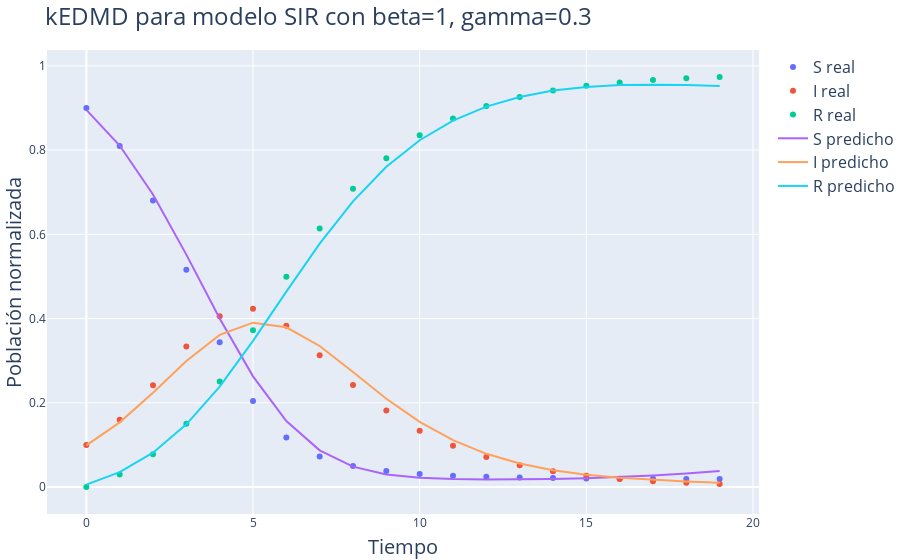

Here is the notebook cell this chart was saved with:
### Code cell
# Gráfico para los primeros parámetros
fig = go.Figure()

fig.add_trace(go.Scatter(x=np.arange(iters), y=x1[:,0], name='S real', mode='markers'))
fig.add_trace(go.Scatter(x=np.arange(iters), y=x1[:,1], name='I real', mode='markers'))
fig.add_trace(go.Scatter(x=np.arange(iters), y=x1[:,2], name='R real', mode='markers'))

fig.add_trace(go.Scatter(x=np.arange(iters), y=x_koop1[:,0], name='S predicho'))
fig.add_trace(go.Scatter(x=np.arange(iters), y=x_koop1[:,1], name='I predicho'))
fig.add_trace(go.Scatter(x=np.arange(iters), y=x_koop1[:,2], name='R predicho'))

# Colocar titulo
fig.update_layout(
    title=f"kEDMD para modelo SIR con beta={beta1}, gamma={gamma1}",
    xaxis_title="Tiempo",
    yaxis_title="Población normalizada",
    margin=dict(l=0, r=0, t=50, b=0)
    )

fig.write_image(img_path+"SIR1.pdf")
fig.show()

### Figure 1 — Plotly figure (JSON) as saved in the notebook; plotly's stock layout.template omitted (floating-point values rounded to 4 significant figures)
{"data": [{"mode": "markers", "name": "S real", "type": "scatter", "x": [0, 1, 2, 3, 4, 5, 6, 7, 8, 9, 10, 11, 12, 13, 14, 15, 16, 17, 18, 19], "y": [0.9, 0.81, 0.6804, 0.516, 0.3439, 0.2044, 0.1179, 0.07275, 0.04997, 0.03787, 0.031, 0.02685, 0.02422, 0.0225, 0.02134, 0.02054, 0.01999, 0.0196, 0.01933, 0.01914]}, {"mode": "markers", "name": "I real", "type": "scatter", "x": [0, 1, 2, 3, 4, 5, 6, 7, 8, 9, 10, 11, 12, 13, 14, 15, 16, 17, 18, 19], "y": [0.1, 0.16, 0.2416, 0.3335, 0.4055, 0.4234, 0.3829, 0.3132, 0.242, 0.1815, 0.1339, 0.0979, 0.07116, 0.05153, 0.03723, 0.02686, 0.01935, 0.01393, 0.01003, 0.007212]}, {"mode": "markers", "name": "R real", "type": "scatter", "x": [0, 1, 2, 3, 4, 5, 6, 7, 8, 9, 10, 11, 12, 13, 14, 15, 16, 17, 18, 19], "y": [0, 0.03, 0.078, 0.1505, 0.2505, 0.3722, 0.4992, 0.6141, 0.708, 0.7806, 0.8351, 0.8753, 0.9046, 0.926, 0.9414, 0.9526, 0.9607, 0.9665, 0.9706, 0.9737]}, {"name": "S predicho", "type": "scatter", "x": [0, 1, 2, 3, 4, 5, 6, 7, 8, 9, 10, 11, 12, 13, 14, 15, 16, 17, 18, 19], "y": [0.8954, 0.8109, 0.6946, 0.5518, 0.4002, 0.2628, 0.1567, 0.08719, 0.04848, 0.02989, 0.02194, 0.0189, 0.01788, 0.01793, 0.01884, 0.02071, 0.02364, 0.0276, 0.03244, 0.03794]}, {"name": "I predicho", "type": "scatter", "x": [0, 1, 2, 3, 4, 5, 6, 7, 8, 9, 10, 11, 12, 13, 14, 15, 16, 17, 18, 19], "y": [0.09887, 0.1536, 0.2237, 0.2993, 0.3612, 0.3902, 0.3792, 0.3349, 0.2731, 0.2097, 0.1546, 0.1112, 0.0789, 0.05586, 0.03995, 0.02926, 0.02208, 0.01705, 0.01322, 0.01009]}, {"name": "R predicho", "type": "scatter", "x": [0, 1, 2, 3, 4, 5, 6, 7, 8, 9, 10, 11, 12, 13, 14, 15, 16, 17, 18, 19], "y": [0.005693, 0.03556, 0.0817, 0.1488, 0.2386, 0.347, 0.4641, 0.5779, 0.6784, 0.7604, 0.8234, 0.8699, 0.9032, 0.9262, 0.9412, 0.95, 0.9543, 0.9553, 0.9543, 0.9519]}], "layout": {"margin": {"b": 0, "l": 0, "r": 0, "t": 50}, "title": {"text": "kEDMD para modelo SIR con beta=1, gamma=0.3"}, "xaxis": {"title": {"text": "Tiempo"}}, "yaxis": {"title": {"text": "Población normalizada"}}}}
